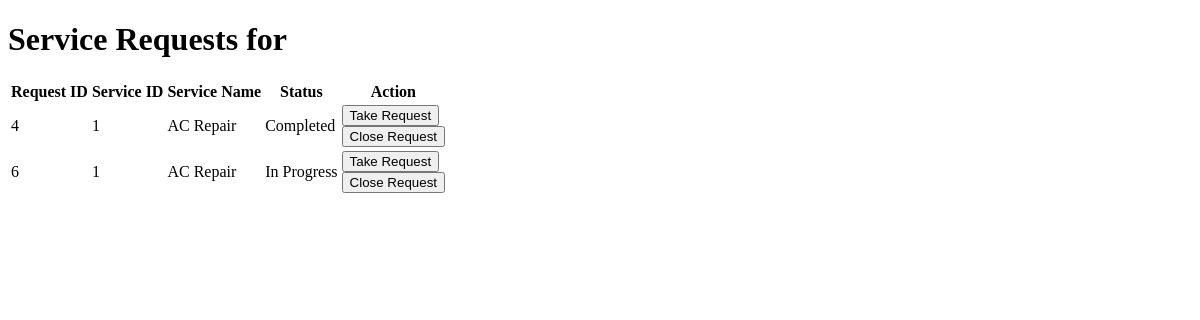
The page /view_request_pro/AC Repair/1 on the database as committed earlier.
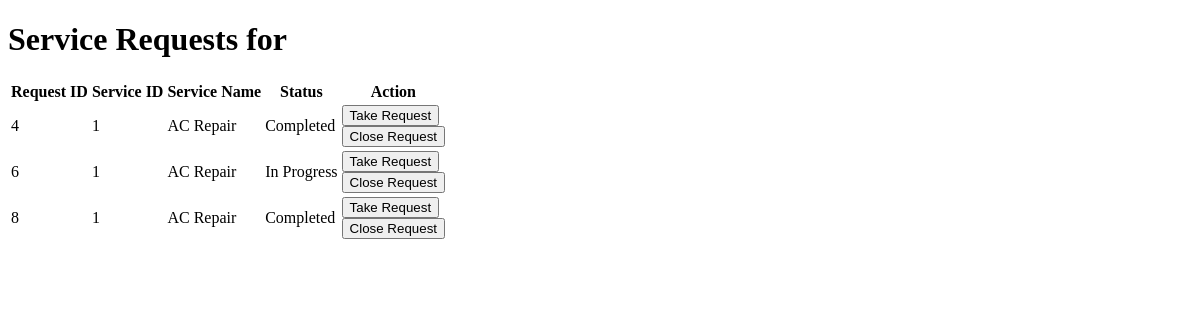
The same page on the database as committed later.
### tables this page shows
CREATE TABLE service_requests (
    id INTEGER PRIMARY KEY AUTOINCREMENT,
    service_id INTEGER,
    customer_id INTEGER,
    professional_id INTEGER,
    date_of_request DATETIME DEFAULT CURRENT_TIMESTAMP,
    date_of_completion DATETIME,
    service_status TEXT DEFAULT 'requested',
    remarks TEXT,
    FOREIGN KEY (service_id) REFERENCES services (id),
    FOREIGN KEY (customer_id) REFERENCES customers (id),
    FOREIGN KEY (professional_id) REFERENCES professionals (id)
);

CREATE TABLE services (
    id INTEGER PRIMARY KEY AUTOINCREMENT,
    name TEXT NOT NULL,
    price REAL NOT NULL,
    time_required TEXT,
    description TEXT
);

### app.py (the view)
@app.route('/view_request_pro/<string:service_type>/<int:pro_id>')
def view_request_pro(service_type, pro_id):
    conn = get_db_connection()
    cursor = conn.cursor()
    cursor.execute('''
        SELECT sr.id, sr.service_id, s.name as service_name, sr.service_status
        FROM service_requests sr
        JOIN services s ON sr.service_id = s.id
        WHERE s.name = ?
    ''', (service_type,))
    requests = cursor.fetchall()
    conn.close()
    return render_template('professional/view_request_pro.html', requests=requests, pro_id=pro_id)

### app.py (called while the page is built)
def get_db_connection():
    conn = sqlite3.connect('your_database.db')
    conn.row_factory = sqlite3.Row
    return conn

### templates/professional/view_request_pro.html (shortened to what this page needs)
<!DOCTYPE html>
<html lang="en">
<head>
</head>
<body>
    <h1>Service Requests for {{ service_type }}</h1>
    {% if requests %}
        <table>
            <thead>
                <tr>
                    <th>Request ID</th>
                    <th>Service ID</th>
                    <th>Service Name</th>
                    <th>Status</th>
                    <th>Action</th>
                </tr>
            </thead>
            <tbody>
                {% for request in requests %}
                    <tr>
                        <td>{{ request.id }}</td>
                        <td>{{ request.service_id }}</td>
                        <td>{{ request.service_name }}</td>
                        <td>{{ request.service_status }}</td>
                        <td>
                            <form action="{{ url_for('take_request', request_id=request.id, pro_id=pro_id) }}" method="POST">
                                <button type="submit">Take Request</button>
                            </form>
                            <form action="{{ url_for('complete_request', request_id=request.id, pro_id=pro_id) }}" method="POST">
                                <button type="submit">Close Request</button>
                            </form>
                        </td>
                    </tr>
                {% endfor %}
            </tbody>
        </table>
    {% else %}
        <p>No service requests found for this service type.</p>
    {% endif %}
</body>
</html>

Rows that differ between the two databases and show on the page:
added service_requests: id "8", service_id "1", service_name "AC Repair", service_status "Completed"
